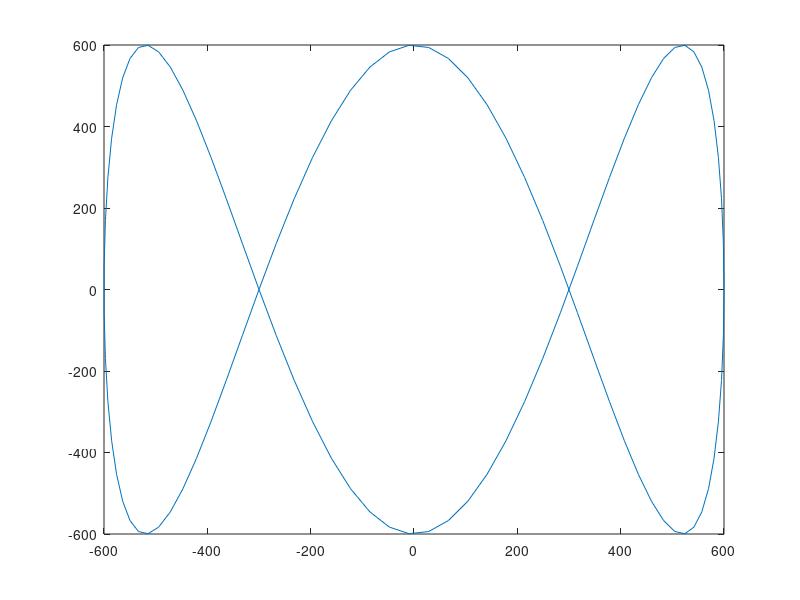
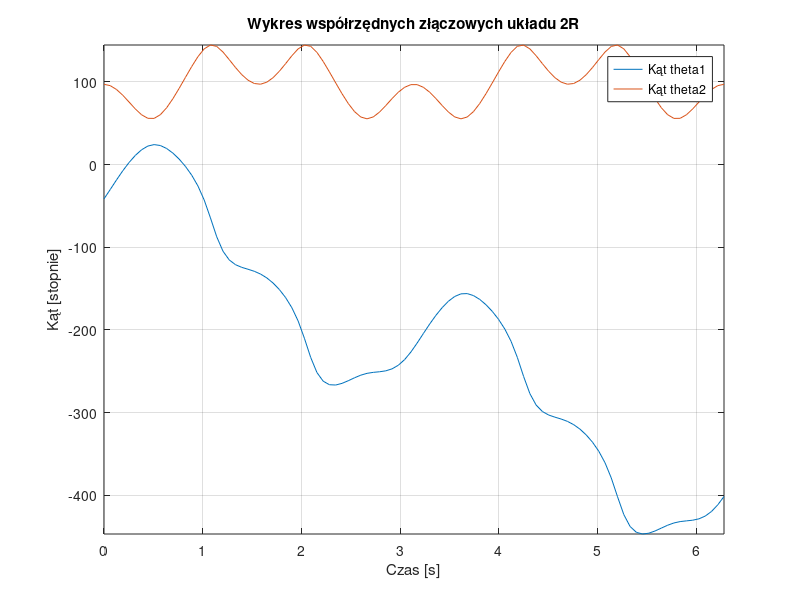

Write the MATLAB code that produced these figures, in order.
clear all;
close all;
clc;
%% lissajous
PathSize=100;
t=linspace(0,2*pi,PathSize);
x=600*sin(t+pi/2);
y=600*sin(3*t);
plot(x,y)
%% zadanie odwrotne
% x=700;
% y=100;
l1=500;
l2=400;
licz1=l2.^2-l1.^2-x.^2-y.^2;
mian1=4*l1.^2*(x.^2+y.^2)-(l2.^2-l1.^2-x.^2-y.^2).^2;
th1_1=atan2(-x,y)-atan2(licz1,sqrt(mian1));
th1_2=atan2(-x,y)-atan2(licz1,-sqrt(mian1));
th2_1=atan2(y-l1*sin(th1_1),x-l1*cos(th1_1))-th1_1;
th2_2=atan2(y-l1*sin(th1_2),x-l1*cos(th1_2))-th1_2;
%% test
th1_1=unwrap(th1_1);
th1_2=unwrap(th1_2);
th2_1=unwrap(th2_1);
th2_2=unwrap(th2_2);
X=l1*cos(th1_1)+l2*cos(th1_1+th2_1);
Y=l1*sin(th1_1)+l2*sin(th1_1+th2_1);
plot(X,Y)
figure
plot(t,rad2deg(th1_1))
hold on
% plot(t,rad2deg(th1_2))
plot(t,rad2deg(th2_1))
hold on
% plot(t,rad2deg(th2_2))
axis tight
grid on
xlabel("Czas [s]")
ylabel("Kąt [stopnie]")
legend("Kąt theta1","Kąt theta2")
title("Wykres współrzędnych złączowych układu 2R")
traj=[th1_2;th2_2];
save("traj2R.mat","traj")
